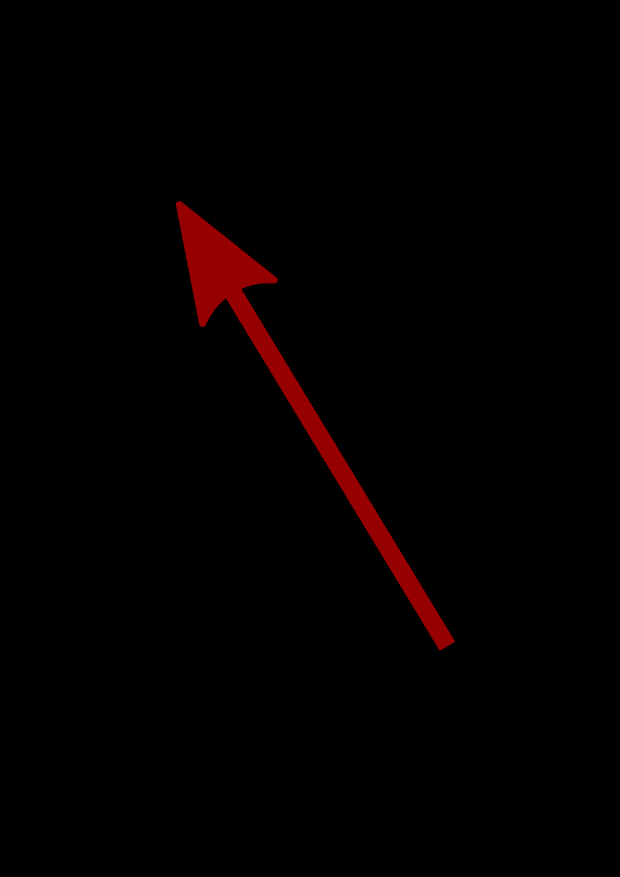
#> input picture Computer_vision/16_contr_zip/png/arrow.png, 1240 x 1754 px (shown at 1/2 size)
$ python arrows.py
#> lines starting #> are read from the running program, lines starting #| are printed output that depends on the picture; after the words box and inside, x2 and y2 are one past the last pixel; in counts of white or black regions, pixels touching at a corner belong together
import cv2
import numpy as np

image = cv2.imread("png/arrow.png")
#> image is the input picture: shape (1754, 1240, 3); mean B, G, R 0, 0, 3.5
gray = cv2.cvtColor(image, cv2.COLOR_BGR2GRAY)
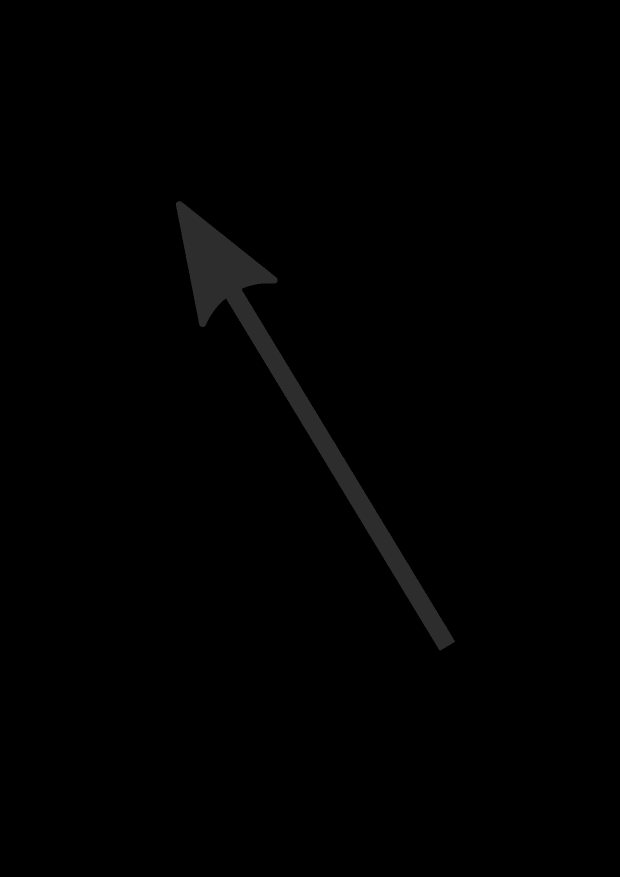
#> gray: shape (1754, 1240) (shown at 1/2 size); min 0, max 76, mean 1
ret, thresh = cv2.threshold(gray, 10, 255, cv2.THRESH_BINARY)
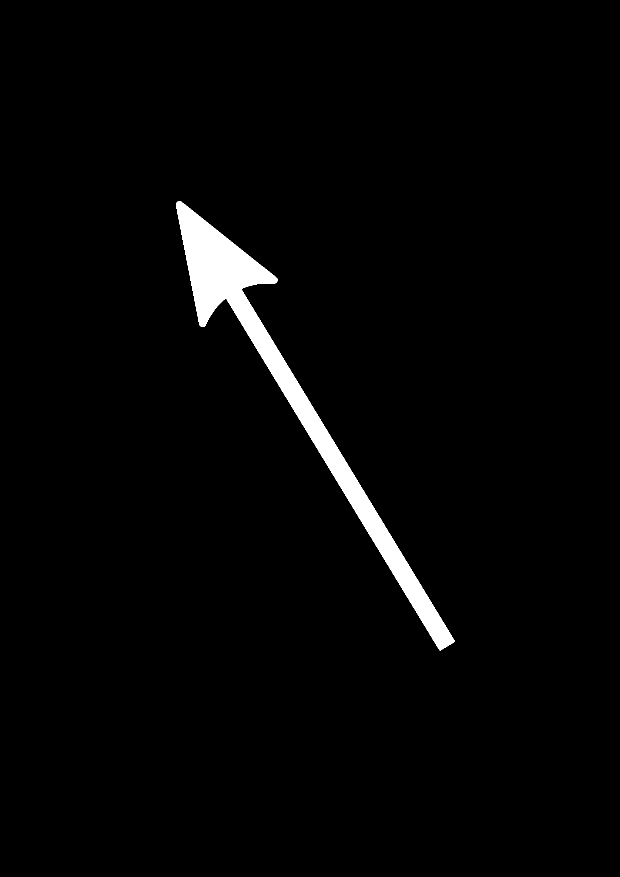
#> thresh: shape (1754, 1240) (shown at 1/2 size); 2.3% white; 1 white region

contours, _ = cv2.findContours(thresh, cv2.RETR_EXTERNAL, cv2.CHAIN_APPROX_SIMPLE)
#> contours = 1 contour; box (x1, y1, x2, y2) and area: (352, 402, 910, 1301) 49380
arrow = contours[0]
#> arrow = contour of 1377 points, box (x1, y1, x2, y2) (352, 402, 910, 1301), area 49380

cv2.drawContours(image, contours, 0, (255, 0, 0), 3)
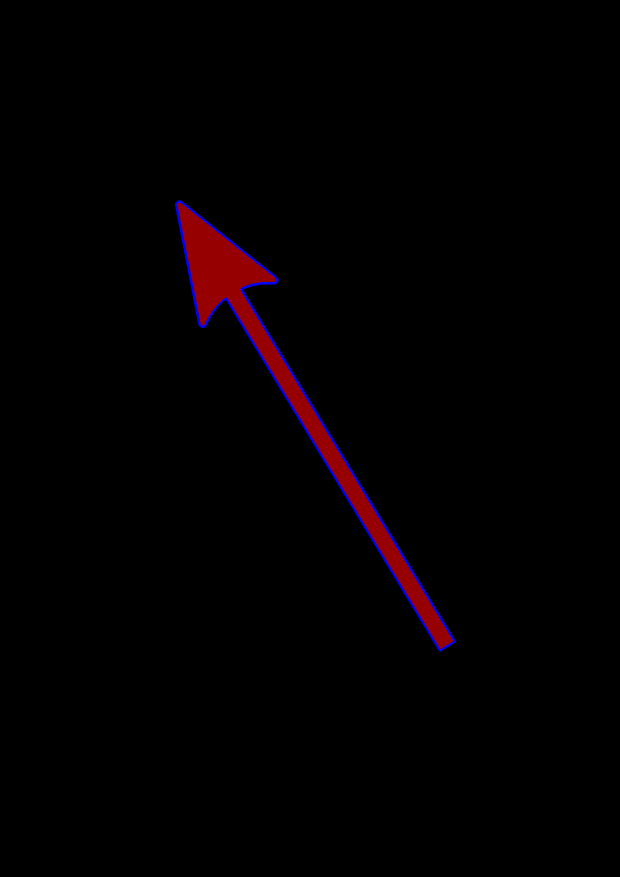
#> image: shape (1754, 1240, 3) (shown at 1/2 size); 0.47% of pixels changed, all inside (x1, y1, x2, y2) = (350, 400, 912, 1303)

# print(f"area = {cv2.contourArea(arrow)}")
# print(f"perimeter = {cv2.arcLength(arrow, False)}")
moments = cv2.moments(arrow)
#> moments = moments, m00 49380, centre m10/m00, m01/m00 = (576.9, 768.6)
# print(moments)
centroid = int(moments["m10"] / moments["m00"]), int(moments["m01"] / moments["m00"])
#> centroid = (576, 768)

cv2.circle(image, centroid, 4, (0, 255, 0), 4)
#> image: shape (1754, 1240, 3); 0.01% of pixels changed, all inside (x1, y1, x2, y2) = (570, 762, 583, 775)

eps = 0.001 * cv2.arcLength(arrow, True)
#> eps = 2.5
approx = cv2.approxPolyDP(arrow, eps, True)
#> approx = contour of 14 points, box (x1, y1, x2, y2) (352, 403, 910, 1301), area 49663

for p in approx:
    cv2.circle(image, tuple(*p), 6, (0, 266, 0), 2)
#> this loop made 14 passes
#> p on passes 1 to 12: [[355, 403]], [[352, 412]], [[399, 650]], [[409, 652]], [[433, 613]], [[451, 596]], [[876, 1296]], [[881, 1300]], [[909, 1283]], [[482, 578]], [[514, 567]], [[550, 566]]
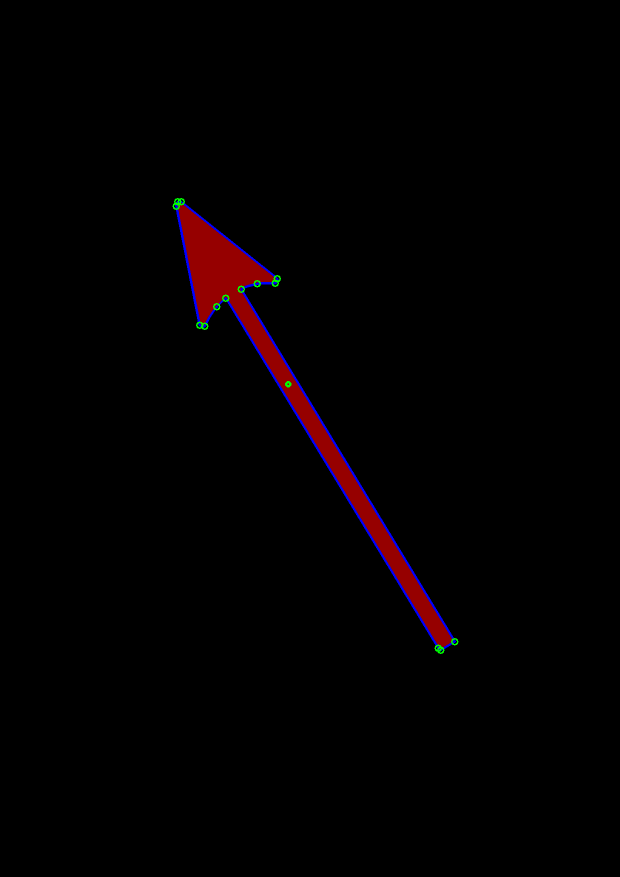
#> image: shape (1754, 1240, 3) (shown at 1/2 size); mean B, G, R 1.1, 0.2, 3

hull = cv2.convexHull(arrow)
#> hull = contour of 23 points, box (x1, y1, x2, y2) (352, 402, 910, 1301), area 109436
for i in range(1, len(hull)):
    cv2.line(image, tuple(*hull[i - 1]), tuple(*hull[i]), (0, 255, 0), 2)
#> this loop made 22 passes
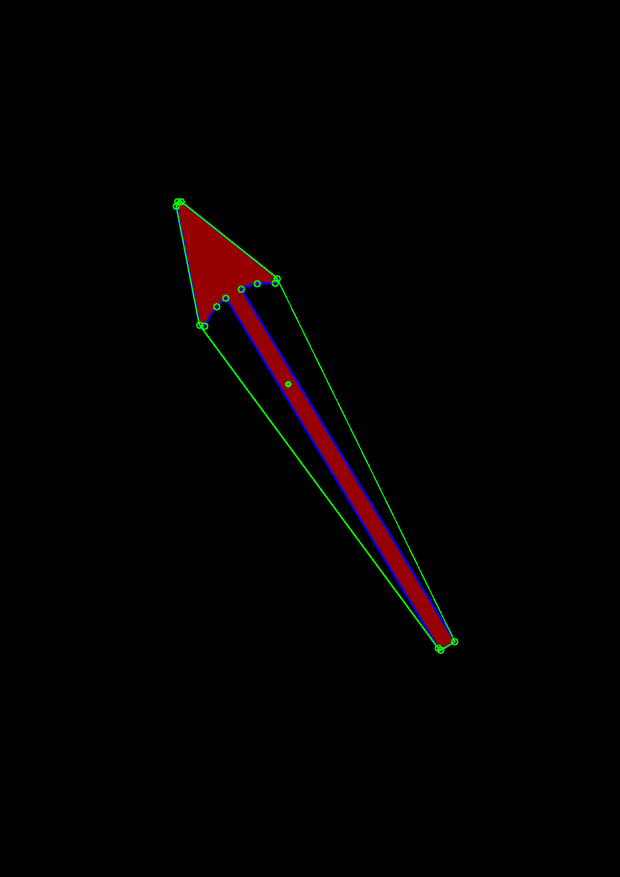
#> image: shape (1754, 1240, 3) (shown at 1/2 size); 0.28% of pixels changed, all inside (x1, y1, x2, y2) = (351, 402, 911, 1302)
cv2.line(image, tuple(*hull[-1]), tuple(*hull[0]), (0, 255, 0), 2)

x, y, w, h = cv2.boundingRect(arrow)
#> x = 352; y = 402; w = 558; h = 899
cv2.rectangle(image, (x, y), (x + w, y + h), (0, 255, 0), 2)

rect = cv2.minAreaRect(arrow)
#> rect = ((645.8, 832.8), (179.9, 1037), -36.43)
box = cv2.boxPoints(rect)
#> box = [[881.3, 1303.5], [265.5, 469.1], [410.2, 362.2], [1026.1, 1196.6]]
box = box.astype("int32")
#> box = [[881, 1303], [265, 469], [410, 362], [1026, 1196]]
cv2.drawContours(image, [box], 0, (0, 255, 0), 2)

(x, y), radius = cv2.minEnclosingCircle(arrow)
#> x = 625.3; y = 847.2; radius = 520
center = (int(x), int(y))
#> center = (625, 847)
radius = int(radius)
#> radius = 519
cv2.circle(image, center, radius, (0, 255, 0), 2)

ellipse = cv2.fitEllipse(arrow)
#> ellipse = ((622.8, 857.9), (174.8, 851.3), 149.2)
cv2.ellipse(image, ellipse, (0, 255, 0), 2)
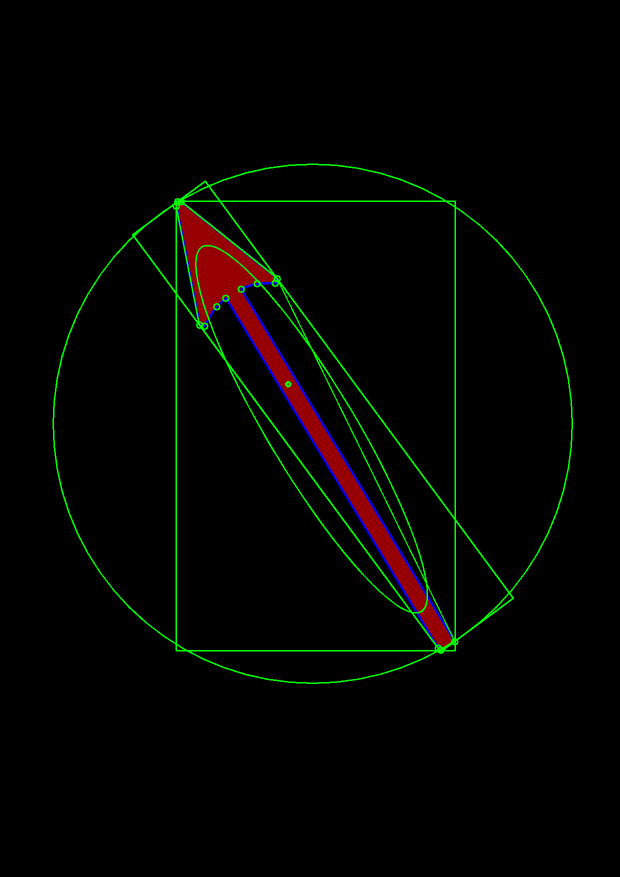
#> image: shape (1754, 1240, 3) (shown at 1/2 size); mean B, G, R 0.9, 4.2, 3


cv2.namedWindow("Arrow", cv2.WINDOW_GUI_NORMAL)
cv2.imshow("Arrow", image)
cv2.waitKey()
cv2.destroyAllWindows()
